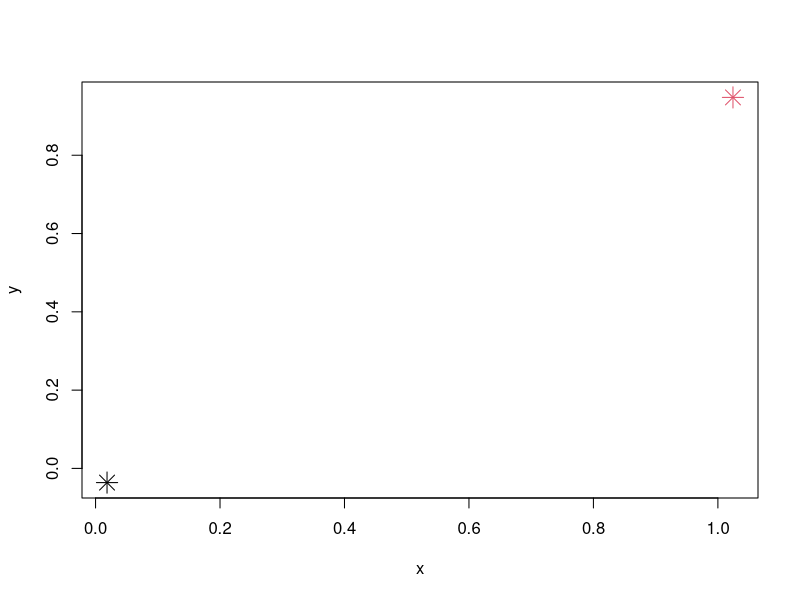

Source code (R): (Note: this script raises an error after producing the figure.)
#generate artificial data
#rnorm: 정규분포로부터 random하게 100개 generate
#sd: 표준편차
#정해주지 않으면 평균은 0
x<-rbind(matrix(rnorm(100,sd = 0.3),ncol = 2),matrix(rnorm(100,mean=1,sd=0.3),ncol=2))
colnames(x) <- c("x","y")

cl <- kmeans(x,2) 
cl
cl$iter#한 번만에 완료

cl$tot.withinss
kmeans(x,1)$withinss#하나로 묶었을 때


plot(cl$centers,col = 1:2, pch = 8, cex = 2)

kmeans(dt.cars,2,nstart = 3)#n start: multiple starts